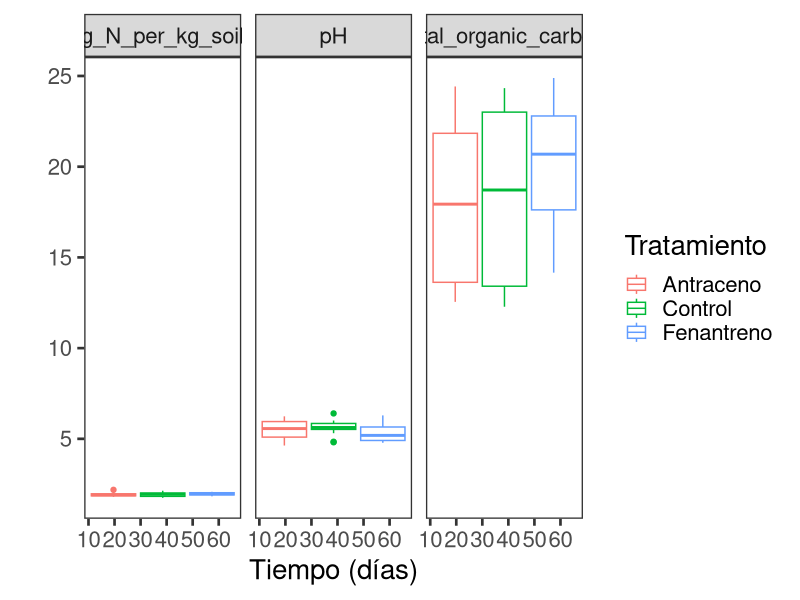
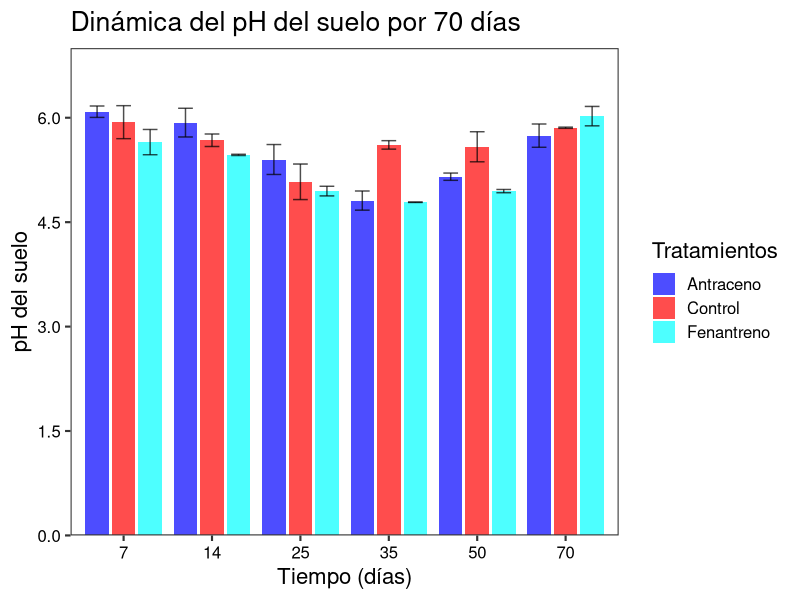

Reproduce these figures in R, in order. (Note: this script raises an error after producing the figures.)
## ------------------------------------------------------- ##
## Lecture 6: Sintaxis de ggplot2: Graficando with ggplot2 ##
## ------------------------------------------------------- ##
library(tidyverse)


## 1. Loading the raw dataframe and summarizing it: choose 
	df <- utils::read.delim('./data/fisicoquimicos.csv', header = T, stringsAsFactors = T)
	str(df)
	summary(df) # some NA's appears so I must be careful with this type of data
	head(df)
	
	## Visualizar "counts" de variables categóricas (o columnas con texto que agrupan datos)
	base::table(df$Tratamiento) # indicates 3 rows per level of "Treatment"
	base::table(df$days) # indicates 18 rows per level of "Tratamiento"
	base::table(df$variable_de_respuesta)
	
	head(df)
	
	df %>% 
	        # dplyr::filter(variable_de_respuesta == "pH") %>% 
	        ggplot(mapping = aes(x = days, y = valor, color = Tratamiento)) +
	        labs(x = "Tiempo (días)", y = "") +
	        theme_bw(base_size = 20) +
	        geom_boxplot() +
	        facet_grid(cols = vars(variable_de_respuesta)) +
	        theme(panel.grid = element_blank())

## 2. Determinar estadísticos: variables (factores) que agrupan mis valores 
	# variables de respuesta: pH, total_organic_carbon, g_N_per_kg_soil
	
	data_stats <- df %>% 
		dplyr::group_by(Tratamiento, days, variable_de_respuesta) %>% # agrupo datos para estadísticos
		dplyr::summarise(N = n(), # cuántas réplicas tiene cada determinación
				 promedio = mean(valor, na.rm = TRUE), # determinar promedio por día, tratamiento y variable
				 sd = sd(valor), # desviación estándar por día, tratamiento y variable
 				 se = sd(valor)/sqrt(N), # error estándar de la media por día, tratamiento y variable
				 .groups = "drop") %>% 
	        dplyr::arrange(variable_de_respuesta, Tratamiento, days) # ordenar a discreción
	
	data_stats
	
## 3. Barplot de cada variable medida:
	
        # 3.1. Ploting Soil pH
	
	data_stats %>% 
		dplyr::filter(variable_de_respuesta == "pH") %>% 
		ggplot(mapping = aes(x = factor(days), y = promedio, fill = Tratamiento)) + 
		theme_bw(base_size = 16) +
		labs (x = "Tiempo (días)", y = "pH del suelo", title = "Dinámica del pH del suelo por 70 días") +
		geom_bar(stat = "identity", width = 0.8, position = position_dodge(0.9), alpha = 0.7) +
		geom_errorbar(aes(ymin=promedio-se, ymax=promedio+se), colour="black", width = 0.5,
			      position = position_dodge(0.9), alpha = 0.7) + ## barras del error estándar agregadas
		scale_fill_manual(name = "Tratamientos", values = c("blue", "red", "cyan")) +
		scale_y_continuous(name = "pH del suelo", limits = c(0,7), breaks = seq(0,7,1.5), expand = c(0,0)) +
		theme(panel.grid = element_blank(),
		      legend.text = element_text(size = 12, colour = "black"),
		      axis.text = element_text(size = 12, colour = "black"))
	
	## 2. Line plot
	data %>% 
		dplyr::filter(variable_medida == "pH") %>% 
		ggplot(mapping = aes(x = factor(Day), y = promedio, color = Treatment)) + 
		theme_bw(base_size = 16) +
		labs (x = "Tiempo (días)", y = "pH", title = "Dinámica del pH del suelo por 70 días") +
		geom_line(aes(group = Treatment), linewidth = 1.5) +
		geom_errorbar(aes(ymin=promedio-se, ymax=promedio+se), colour="black", width = 0.2, position = position_dodge(0.9), alpha = 0.7) +
		geom_point(mapping = aes(x = factor(Day), y = promedio, group = Treatment), color = "black", size = 3) +
		scale_color_manual(values = c("gray70", "steelblue", "orange")) +
		scale_y_continuous(name = "pH del suelo", limits = c(4,8), breaks = seq(4,8,1), expand = c(0,0)) +
		theme(panel.grid = element_blank(),
		      legend.text = element_text(size = 14, colour = "black"),
		      legend.position = c(0.8, 0.8),
		      plot.title = element_text(color = "black", size = 16, face = "bold"))
		

	## 3. Boxplot
	data_long %>% 
		dplyr::filter (variable_medida == "pH") %>%
		ggplot(aes(x=factor(Day),y=values, fill=Treatment)) +
		theme_bw(base_size = 16) +
		geom_boxplot(outlier.colour = "orange") +
		# geom_point(size = 2, position = "jitter", aes(x = factor(Day), y = values, color = Treatment)) +
		labs (x = "Tiempo (días)", y = "pH del suelo", 
		      title = "Dinámica de Carbono del suelo por 70 días") +
		scale_y_continuous(name = "pH del suelo", limits = c(4,7), breaks = seq(4,7,0.5), expand = c(0,0),
				   labels = c(4,"",5,"",6,"",7)) +
		scale_fill_manual(values = c("gray70", "steelblue", "orange")) +
		theme(panel.grid = element_blank(),
		      legend.text = element_text(size = 14, colour = "black"),
		      # legend.position = c(0.8, 0.8),
		      plot.title = element_text(color = "black", size = 16, face = "bold"),
		      axis.text = element_text(color = "black", size = 16),
		      panel.grid.major.y = element_line(linewidth = 0.3, color = "gray80", linetype = "dashed"))